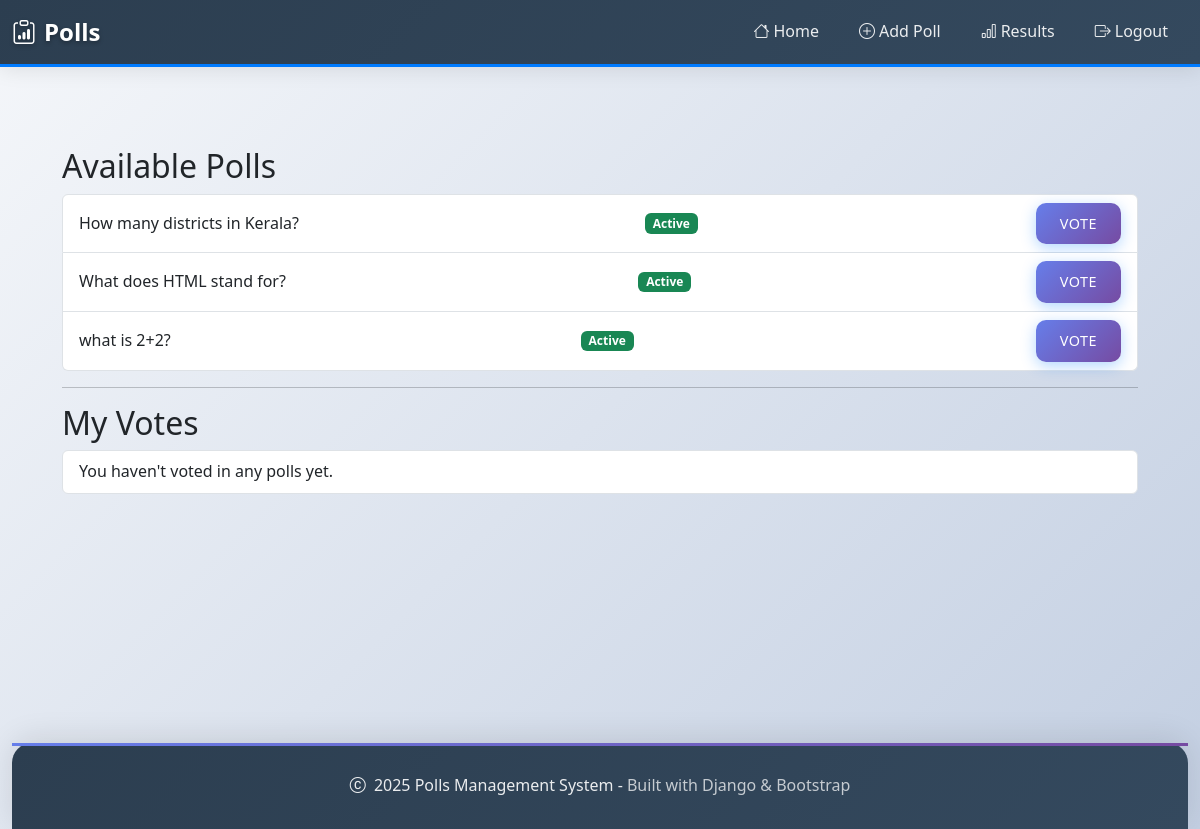
The app's page /user/user-home (signed in) with its own data.
### adminapp/models.py (models this page shows, shortened)
class Poll(models.Model):
    question = models.CharField(max_length=255)
    created_by = models.ForeignKey(User, on_delete=models.CASCADE, related_name="created_polls")
    created_at = models.DateTimeField(auto_now_add=True)
    is_active = models.BooleanField(default=True)
    expiry_date = models.DateTimeField(null=True)

### user/views.py (the view)
# urls.py: path('user-home', user_home, name='user_home'),
@login_required
def user_home(request):
    polls = Poll.objects.filter(is_active=True)
    my_votes = Vote.objects.filter(user=request.user).select_related("poll", "option")
    return render(request, "user_home.html", {"polls": polls, "my_votes": my_votes})

### user/templates/user_home.html
{% extends "base.html" %}
{% block content %}
<div class="container mt-4">
  <h2>Available Polls</h2>
  <ul class="list-group">
    {% for poll in polls %}
      <li class="list-group-item d-flex justify-content-between align-items-center">
        {{ poll.question }}
        {% if poll.is_active %}
            <span class="badge bg-success ms-2">Active</span>
          {% else %}
            <span class="badge bg-danger ms-2">Inactive</span>
          {% endif %}
        <a href="{% url 'vote_poll' poll.id %}" class="btn btn-sm btn-primary">Vote</a>
      </li>
    {% empty %}
      <li class="list-group-item">No polls available.</li>
    {% endfor %}
  </ul>
  <hr>
  <h2>My Votes</h2>
  <ul class="list-group">
    {% for vote in my_votes %}
      <li class="list-group-item">
        <strong>
            {{ vote.poll.question }}
            {% if vote.poll.is_active %}
          <span class="badge bg-success ms-2">Active</span>
        {% else %}
          <span class="badge bg-danger ms-2">Expired</span>
        {% endif %}
        </strong><br>
        You voted: <span class="badge bg-success">{{ vote.option.text }}</span>
      </li>
    {% empty %}
      <li class="list-group-item">You haven't voted in any polls yet.</li>
    {% endfor %}
  </ul>
</div>
{% endblock %}

### adminapp/templates/base.html (style rules this page uses)
:root { --primary-gradient: linear-gradient(135deg, #667eea 0%, #764ba2 100%); --dark-gradient: linear-gradient(135deg, #2c3e50 0%, #34495e 100%); --card-shadow: 0 10px 30px rgba(0, 0, 0, 0.1); --card-hover-shadow: 0 15px 40px rgba(0, 0, 0, 0.15); --transition: all 0.3s cubic-bezier(0.4, 0, 0.2, 1); }
body { background: linear-gradient(135deg, #f5f7fa 0%, #c3cfe2 100%); font-family: 'Segoe UI', Tahoma, Geneva, Verdana, sans-serif; line-height: 1.6; min-height: 100vh; position: relative; }
.btn { border-radius: 10px; font-weight: 500; padding: 10px 24px; transition: var(--transition); border: none; text-transform: uppercase; letter-spacing: 0.5px; font-size: 0.9rem; }
.btn-primary { background: var(--primary-gradient); box-shadow: 0 4px 15px rgba(0, 123, 255, 0.3); }

### records on screen
Poll: question "How many districts in Kerala?", is_active "Active"
Poll: question "What does HTML stand for?", is_active "Active"
Poll: question "what is 2+2?", is_active "Active"

### other values on screen
{{ year|default:"2025" }} "2025"
